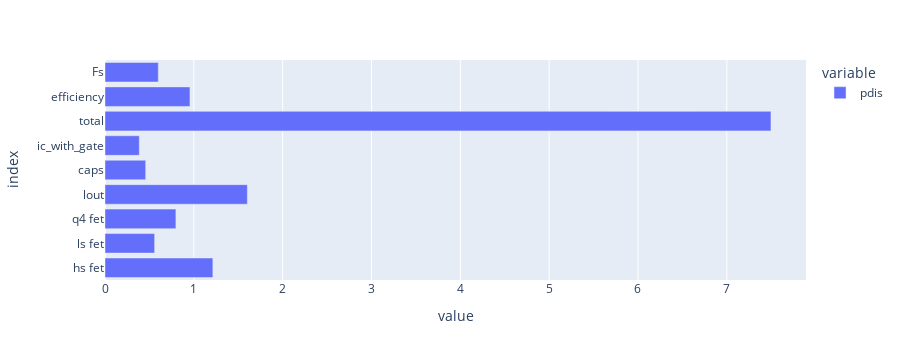

Source (notebook cell):
### Code cell
fig=px.bar(df,orientation='h')
fig.show()

### Figure 1 — Plotly figure (JSON) as saved in the notebook; plotly's stock layout.template omitted (floating-point values rounded to 4 significant figures)
{"data": [{"alignmentgroup": "True", "hovertemplate": "variable=pdis<br>value=%{x}<br>index=%{y}<extra></extra>", "legendgroup": "pdis", "marker": {"color": "#636efa", "pattern": {"shape": ""}}, "name": "pdis", "offsetgroup": "pdis", "orientation": "h", "showlegend": true, "textposition": "auto", "type": "bar", "x": [1.214, 0.5588, 0.7981, 1.602, 0.4581, 0.386, 7.497, 0.9563, 0.6], "xaxis": "x", "y": ["hs fet", "ls fet", "q4 fet", "lout", "caps", "ic_with_gate", "total", "efficiency", "Fs"], "yaxis": "y"}], "layout": {"autosize": true, "barmode": "relative", "height": 360, "legend": {"title": {"text": "variable"}, "tracegroupgap": 0}, "margin": {"t": 60}, "xaxis": {"anchor": "y", "autorange": true, "domain": [0, 1], "range": [0, 7.891], "title": {"text": "value"}, "type": "linear"}, "yaxis": {"anchor": "x", "autorange": true, "domain": [0, 1], "range": [-0.5, 8.5], "title": {"text": "index"}, "type": "category"}}}
